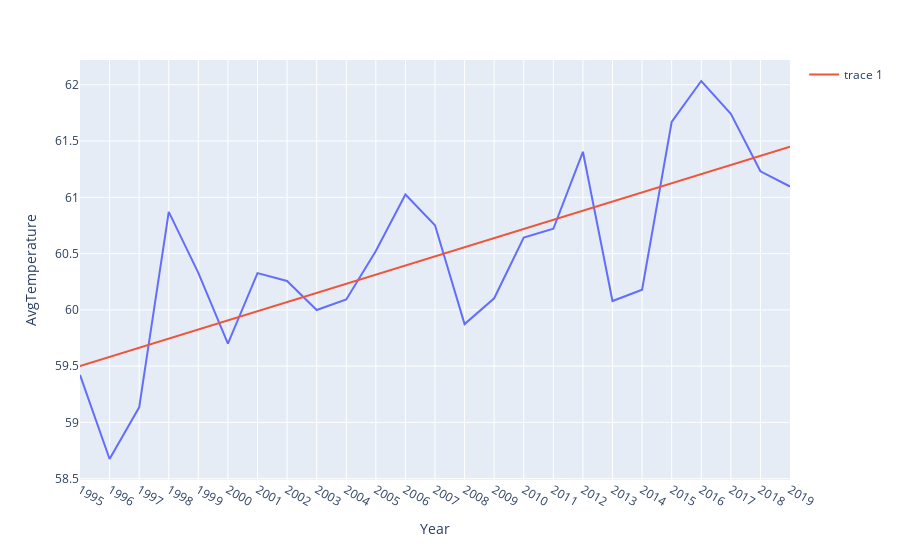

This figure's notebook cell:
### Code cell
fig = px.line(year_avg, x='Year', y='AvgTemperature')
fig.update_xaxes(dtick = 'Year')
fig.add_trace(go.Scatter(x = year_avg.Year, y = line))

### Figure 1 — Plotly figure (JSON) as saved in the notebook; plotly's stock layout.template omitted (floating-point values rounded to 4 significant figures)
{"data": [{"hovertemplate": "Year=%{x}<br>AvgTemperature=%{y}<extra></extra>", "legendgroup": "", "line": {"color": "#636efa", "dash": "solid"}, "mode": "lines", "name": "", "orientation": "v", "showlegend": false, "type": "scatter", "x": [1995, 1996, 1997, 1998, 1999, 2000, 2001, 2002, 2003, 2004, 2005, 2006, 2007, 2008, 2009, 2010, 2011, 2012, 2013, 2014, 2015, 2016, 2017, 2018, 2019], "xaxis": "x", "y": [59.42, 58.67, 59.13, 60.87, 60.33, 59.7, 60.33, 60.26, 60.0, 60.09, 60.52, 61.02, 60.75, 59.87, 60.1, 60.64, 60.72, 61.4, 60.08, 60.18, 61.67, 62.03, 61.74, 61.23, 61.1], "yaxis": "y"}, {"type": "scatter", "x": [1995, 1996, 1997, 1998, 1999, 2000, 2001, 2002, 2003, 2004, 2005, 2006, 2007, 2008, 2009, 2010, 2011, 2012, 2013, 2014, 2015, 2016, 2017, 2018, 2019], "y": [59.5, 59.58, 59.66, 59.74, 59.82, 59.91, 59.99, 60.07, 60.15, 60.23, 60.31, 60.39, 60.47, 60.56, 60.64, 60.72, 60.8, 60.88, 60.96, 61.04, 61.13, 61.21, 61.29, 61.37, 61.45]}], "layout": {"legend": {"tracegroupgap": 0}, "margin": {"t": 60}, "xaxis": {"anchor": "y", "domain": [0, 1], "dtick": "Year", "title": {"text": "Year"}}, "yaxis": {"anchor": "x", "domain": [0, 1], "title": {"text": "AvgTemperature"}}}}
